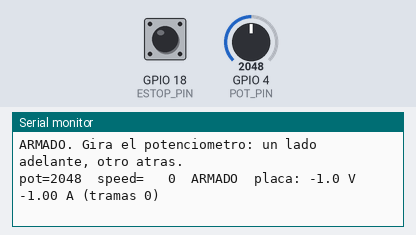
This sketch was run on a simulated ESP32. On the bench: the last lines printed to the serial monitor. The inputs (shaded band) are chosen by the test bench; at power-on: GPIO 4 (POT_PIN) = 2048, GPIO 18 (ESTOP_PIN) HIGH (analog values on the 0–4095 scale).

Above: at 1.7 s.
1.8 s: GPIO 4 (POT_PIN) set to 2866
At 2.18 s:
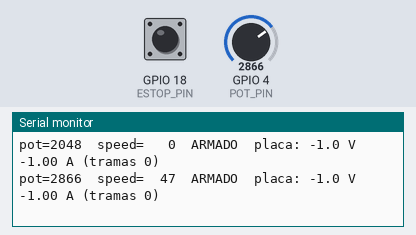
4.0 s: GPIO 18 (ESTOP_PIN) pulled LOW for 0.15 s
At 4.19 s:
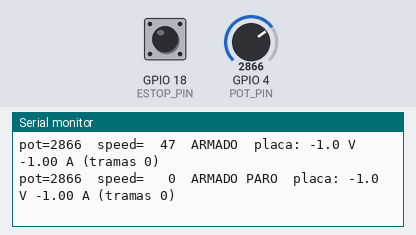
5.6 s: GPIO 4 (POT_PIN) set to 3603
At 5.94 s:
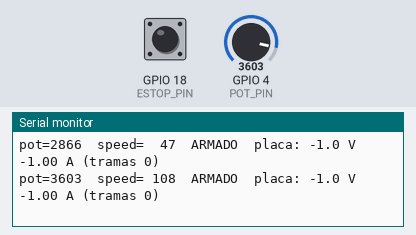
7.7 s: GPIO 4 (POT_PIN) set to 491
At 7.94 s:
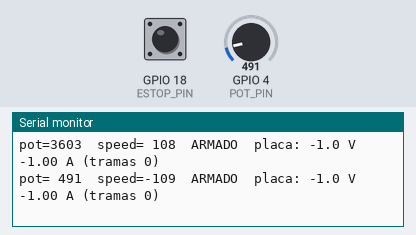
9.7 s: GPIO 18 (ESTOP_PIN) pulled LOW for 1 s
At 9.94 s:
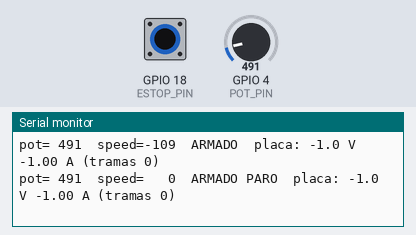
12.2 s: GPIO 4 (POT_PIN) set to 0
At 12.45 s:
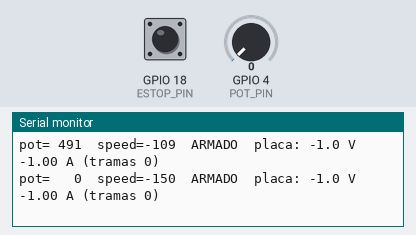

Measured:
- after the input at 1.8 s, the serial monitor: prints a new line after 0.20 s (image 1)
- after the input at 4.0 s, the serial monitor: prints a new line at once (image 2)
- after the input at 5.6 s, the serial monitor: prints a new line after 0.16 s (image 3)
- after the input at 7.7 s, the serial monitor: prints a new line after 0.06 s (image 4)
- after the input at 9.7 s, the serial monitor: prints a new line after 0.06 s (image 5)
- after the input at 12.2 s, the serial monitor: prints a new line after 0.07 s (image 6)

The sketch:

pot_test.ino
```cpp
// Prueba de bancada: potenciometro -> ESP32 -> placa del hoverboard (firmware Gen2.x REMOTE_UARTBUS, SLAVE_ID 0).
// SOLO con la rueda en el aire, fuente limitada y manos lejos.
//
// Cableado (todo 3.3 V). TODO en el MISMO lado del DevKit de 30 pines (el de 3V3, GND, 15, 2, 4, 16, 17, 5, 18...):
//   3V3  -> potenciometro 10k, extremo 1
//   GND  -> potenciometro 10k, extremo 2  (y GND de la placa del hoverboard, mismo pin o el otro GND del DevKit)
//   GPIO4  <- cursor (el del medio) del potenciometro
//   GPIO16 (RX2) <- PB6 (TX) de la placa del hoverboard
//   GPIO17 (TX2) -> PB7 (RX) de la placa del hoverboard
//   Paro (opcional): GPIO18 a GND = parada inmediata (con pull-up interna; sin cable no hace nada)
//   No usar GPIO2, 12 y 15 (pines de arranque del ESP32).
//
// Uso: abre el monitor serie a 115200. Al arrancar hay que dejar el potenciometro en el CENTRO ~1 s
// para "armar"; mientras no este armado no se manda movimiento. Girar a un lado = adelante, al otro = atras.
// Centro = parado. Para detener: pot al centro, boton de paro, o desenchufar el ESP32 (la placa
// deshabilita el motor a los 500 ms sin tramas).
//
// Placa: "ESP32 Dev Module". No necesita bibliotecas externas.

const int POT_PIN = 4;                     // ADC2_CH0; vale porque no usamos WiFi
const int HOVER_RX = 16, HOVER_TX = 17;
const int ESTOP_PIN = 18;

const unsigned long HOVER_BAUD = 19200;
const uint8_t HOVER_ID = 1;                // 0 = placa derecha, 1 = placa izquierda (SLAVE_ID del firmware flasheado)
const uint8_t HOVER_STATE = 32;           // 32 = LEDs de bateria (igual que firmware/neck/neck.ino)

const int MAX_SPEED = 150;                 // 150 de 1000 = 15 % PWM maximo (limite de software)
const int DEADZONE = 250;                  // de 4095: ancho del "centro = parado"
const int ARM_BAND = 300;                  // el pot debe estar a +-300 del centro para armar
const unsigned long ARM_MS = 1000;
const unsigned long FRAME_MS = 25;         // 40 Hz

struct __attribute__((packed)) HoverCmd {
  uint8_t  start = '/';
  uint8_t  dataType = 1;
  uint8_t  slave = HOVER_ID;
  int16_t  speed = 0;
  int16_t  steer = 0;
  uint8_t  state = HOVER_STATE;
  uint8_t  stateSlave = HOVER_STATE;
  uint16_t crc = 0;
};

uint16_t crc16(const uint8_t *p, int n) {  // CRC-16/XMODEM (poly 0x1021, init 0), igual que neck.ino
  uint16_t crc = 0;
  while (n--) {
    crc ^= (uint16_t)*p++ << 8;
    for (int i = 0; i < 8; i++) crc = (crc & 0x8000) ? (crc << 1) ^ 0x1021 : (crc << 1);
  }
  return crc;
}

void sendHover(int speed) {
  HoverCmd c;
  c.speed = speed;
  c.steer = 0;
  c.crc = crc16((uint8_t *)&c, sizeof(c) - 2);
  Serial2.write((uint8_t *)&c, sizeof(c));
}

// Telemetria de la placa: 0xABCD (CD AB), slave, int16 velocidad*100, uint16 V*100, int16 A*100, int32 odom, crc
float battV = -1, battA = -1;
uint32_t telemCount = 0;
void readTelemetry() {
  static uint8_t buf[15];
  static int pos = 0;
  while (Serial2.available()) {
    uint8_t b = Serial2.read();
    if (pos == 0 && b != 0xCD) continue;
    if (pos == 1 && b != 0xAB) { pos = 0; continue; }
    buf[pos++] = b;
    if (pos == 15) {
      pos = 0;
      uint16_t v = buf[5] | (buf[6] << 8);
      int16_t a = buf[7] | (buf[8] << 8);
      if (v < 6000) { battV = v / 100.0; battA = a / 100.0; telemCount++; }
    }
  }
}

int readPot() {                            // media de 16 lecturas, 0..4095
  long s = 0;
  for (int i = 0; i < 16; i++) s += analogRead(POT_PIN);
  return s / 16;
}

bool armed = false;
unsigned long centeredSince = 0, lastFrame = 0, lastPrint = 0;
int potCenter = 2048;

void setup() {
  Serial.begin(115200);
  Serial2.begin(HOVER_BAUD, SERIAL_8N1, HOVER_RX, HOVER_TX);
  pinMode(ESTOP_PIN, INPUT_PULLUP);
  analogReadResolution(12);
  delay(500);
  Serial.println("Deja el potenciometro en el CENTRO para armar...");
}

void loop() {
  unsigned long now = millis();
  readTelemetry();
  int raw = readPot();
  bool estop = (digitalRead(ESTOP_PIN) == LOW);

  if (!armed) {
    if (abs(raw - potCenter) < ARM_BAND) {
      if (centeredSince == 0) centeredSince = now;
      if (now - centeredSince >= ARM_MS) {
        armed = true;
        Serial.println("ARMADO. Gira el potenciometro: un lado adelante, otro atras.");
      }
    } else {
      centeredSince = 0;
    }
  }

  int speed = 0;
  if (armed && !estop) {
    int d = raw - potCenter;
    if (abs(d) > DEADZONE) {
      int span = 2048 - DEADZONE;
      int mag = constrain(abs(d) - DEADZONE, 0, span);
      speed = (long)mag * MAX_SPEED / span;
      if (d < 0) speed = -speed;
    }
  }

  if (now - lastFrame >= FRAME_MS) {
    lastFrame = now;
    sendHover(speed);
  }

  if (now - lastPrint >= 250) {
    lastPrint = now;
    Serial.printf("pot=%4d  speed=%4d  %s%s  placa: %.1f V %.2f A (tramas %lu)\n",
                  raw, speed, armed ? "ARMADO" : "sin armar", estop ? " PARO" : "",
                  battV, battA, (unsigned long)telemCount);
  }
}
```
